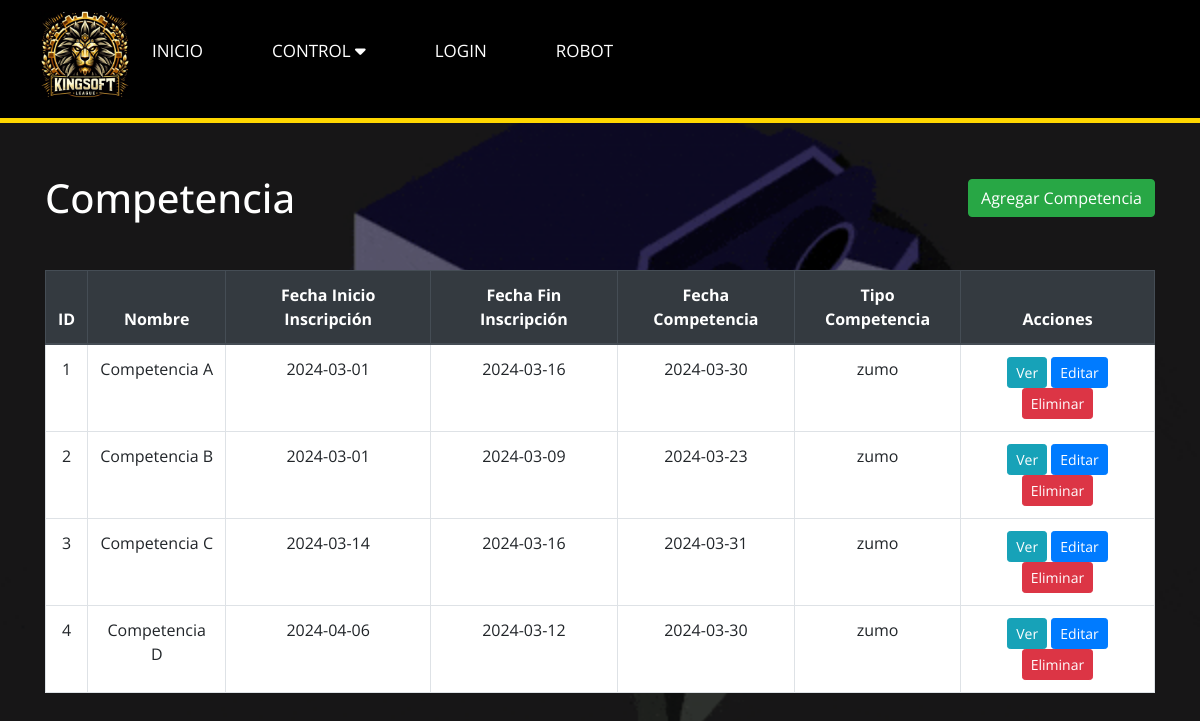
/Diseño/CompetenciaView.php (signed in), run on the app's committed database.
### tables this page shows
CREATE TABLE `competencia` (
  `id` int(11) NOT NULL,
  `nombre` varchar(100) DEFAULT NULL,
  `fecha_inicio_inscripcion` date DEFAULT NULL,
  `fecha_fin_inscripcion` date DEFAULT NULL,
  `fecha_compentencia` date DEFAULT NULL,
  `tipo_competencia` int(11) DEFAULT NULL
);

CREATE TABLE `tipo_competencia` (
  `id` int(11) NOT NULL,
  `nombre` varchar(100) DEFAULT NULL,
  `descripcion` varchar(250) DEFAULT NULL
);

### Diseño/CompetenciaController.php (called while the page is built, shortened)
<?php
require_once 'CompetenciaModel.php';
class CompetenciaController {
    private $model;
    public function __construct($db) {
        $this->model = new CompetenciaModel($db);
    }
    public function getAllCompetencias() {
        return $this->model->getAllCompetencias();
    }
}
?>

### Diseño/CompetenciaModel.php (called while the page is built, shortened)
<?php
class CompetenciaModel {
    private $conn;
    public function __construct($db) {
        $this->conn = $db;
    }
    public function getAllCompetencias() {
        $query = "SELECT * FROM competencia";
        $stmt = $this->conn->prepare($query);
        $stmt->execute();
        return $stmt;
    }
}
?>

### Diseño/CompetenciaView.php (the view, shortened to what this page needs)
<?php
require_once 'CompetenciaController.php';
$db = new PDO('mysql:host=localhost;dbname=datosks', 'root', '');
$controller = new CompetenciaController($db);
$competencias = $controller->getAllCompetencias();
?>
<!DOCTYPE html>
<html lang="en">
<head>
    <link rel="stylesheet" href="https://maxcdn.bootstrapcdn.com/bootstrap/4.5.2/css/bootstrap.min.css">
</head>
<body>
<?php include 'navegador.php'; ?>
<div class="container">
        <div class="d-flex justify-content-between align-items-center mb-4">
            <h1 class="mt-4 mb-4">Competencia</h1>
            <a href="agregar_club.php" class="btn btn-success">Agregar Competencia</a>
        </div>
        <table class="table table-bordered">
            <thead class="thead-dark">
                <tr>
                    <th>ID</th>
                    <th>Nombre</th>
                    <th>Fecha Inicio Inscripción</th>
                    <th>Fecha Fin Inscripción</th>
                    <th>Fecha Competencia</th>
                    <th>Tipo Competencia</th>
                    <th>Acciones</th>
                </tr>
            </thead>
            <tbody>
                <?php while ($competencia = $competencias->fetch(PDO::FETCH_ASSOC)) : ?>
                    <tr>
                        <td><?php echo $competencia['id']; ?></td>
                        <td><?php echo $competencia['nombre']; ?></td>
                        <td><?php echo $competencia['fecha_inicio_inscripcion']; ?></td>
                        <td><?php echo $competencia['fecha_fin_inscripcion']; ?></td>
                        <td><?php echo $competencia['fecha_compentencia']; ?></td>
                        <td><?php echo obtenerNombreTipoCompetencia($competencia['tipo_competencia'], $db); ?></td>
                        <td>
                            <a href="vercompetencia.php?id=<?php echo $competencia['id']; ?>" class="btn btn-info btn-sm">Ver</a>
                            <a href="editarcompetencia.php?id=<?php echo $competencia['id']; ?>" class="btn btn-primary btn-sm">Editar</a>
                            <a href="eliminarcompetencia.php?id=<?php echo $competencia['id']; ?>" class="btn btn-danger btn-sm">Eliminar</a>
                        </td>
                    </tr>
                <?php endwhile; ?>
            </tbody>
        </table>
    </div>
<?php
function obtenerNombreTipoCompetencia($tipo_competencia_id, $db) {
    $query = "SELECT nombre FROM tipo_competencia WHERE id = ?";
    $stmt = $db->prepare($query);
    $stmt->bindParam(1, $tipo_competencia_id);
    $stmt->execute();
    $resultado = $stmt->fetch(PDO::FETCH_ASSOC);
    return $resultado['nombre'];
}
?>
</body>
</html>

### Diseño/stylelogin.css (style rules this page uses)
* { padding: 0; margin: 0; box-sizing: border-box; font-family: 'Open Sans', sans-serif; }
html { scroll-behavior: smooth; }

### Diseño/CompetenciaView.php (style rules this page uses)
.table { background-color:white; }
.container { margin-top: 150px; text-align: center; }
h1 { color:white; }

### data on the page
competencia: id "1", nombre "Competencia A", fecha_inicio_inscripcion "2024-03-01", fecha_fin_inscripcion "2024-03-16", fecha_compentencia "2024-03-30", tipo_competencia.nombre "zumo"
competencia: id "2", nombre "Competencia B", fecha_inicio_inscripcion "2024-03-01", fecha_fin_inscripcion "2024-03-09", fecha_compentencia "2024-03-23", tipo_competencia.nombre "zumo"
competencia: id "3", nombre "Competencia C", fecha_inicio_inscripcion "2024-03-14", fecha_fin_inscripcion "2024-03-16", fecha_compentencia "2024-03-31", tipo_competencia.nombre "zumo"
competencia: id "4", nombre "Competencia D", fecha_inicio_inscripcion "2024-04-06", fecha_fin_inscripcion "2024-03-12", fecha_compentencia "2024-03-30", tipo_competencia.nombre "zumo"
